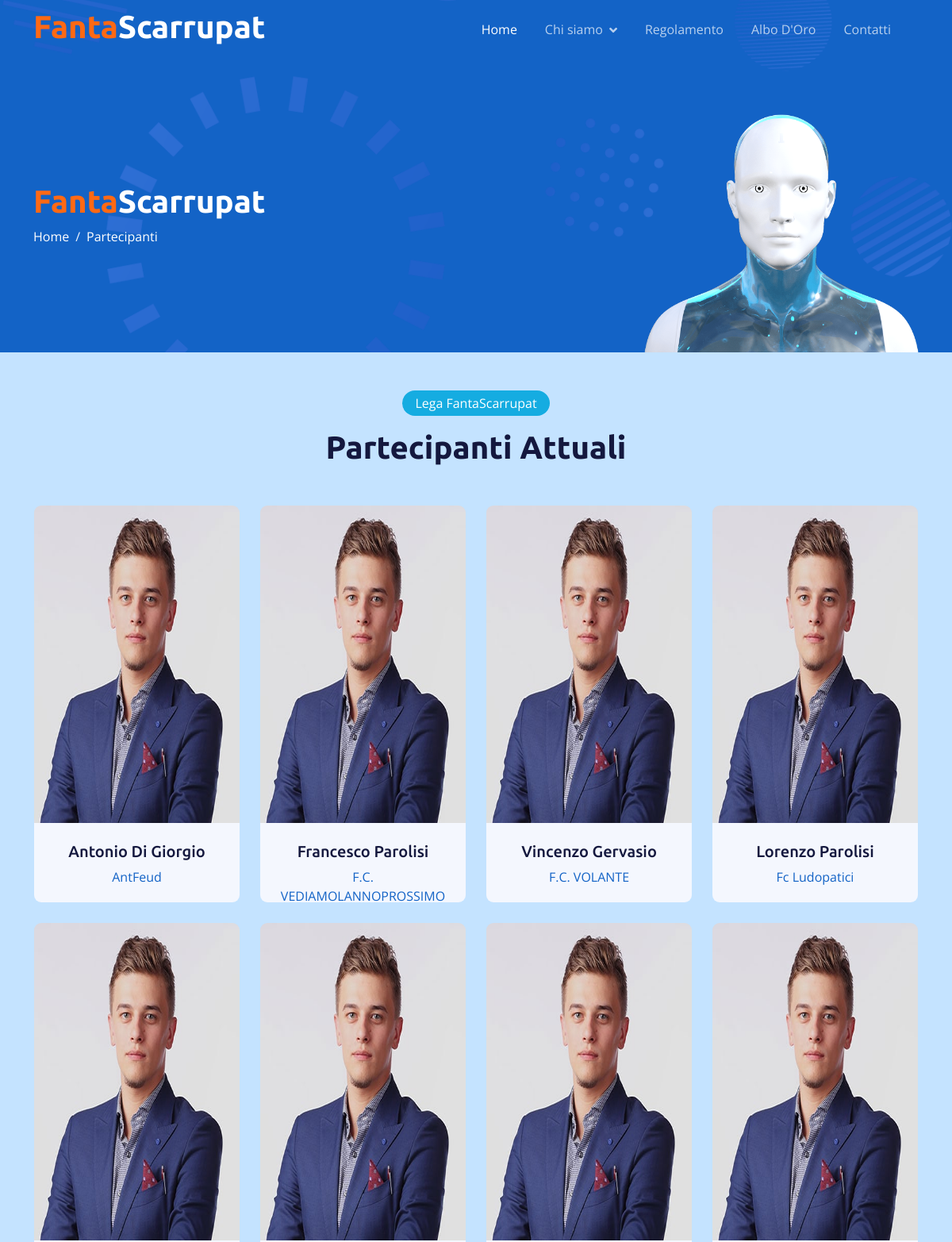
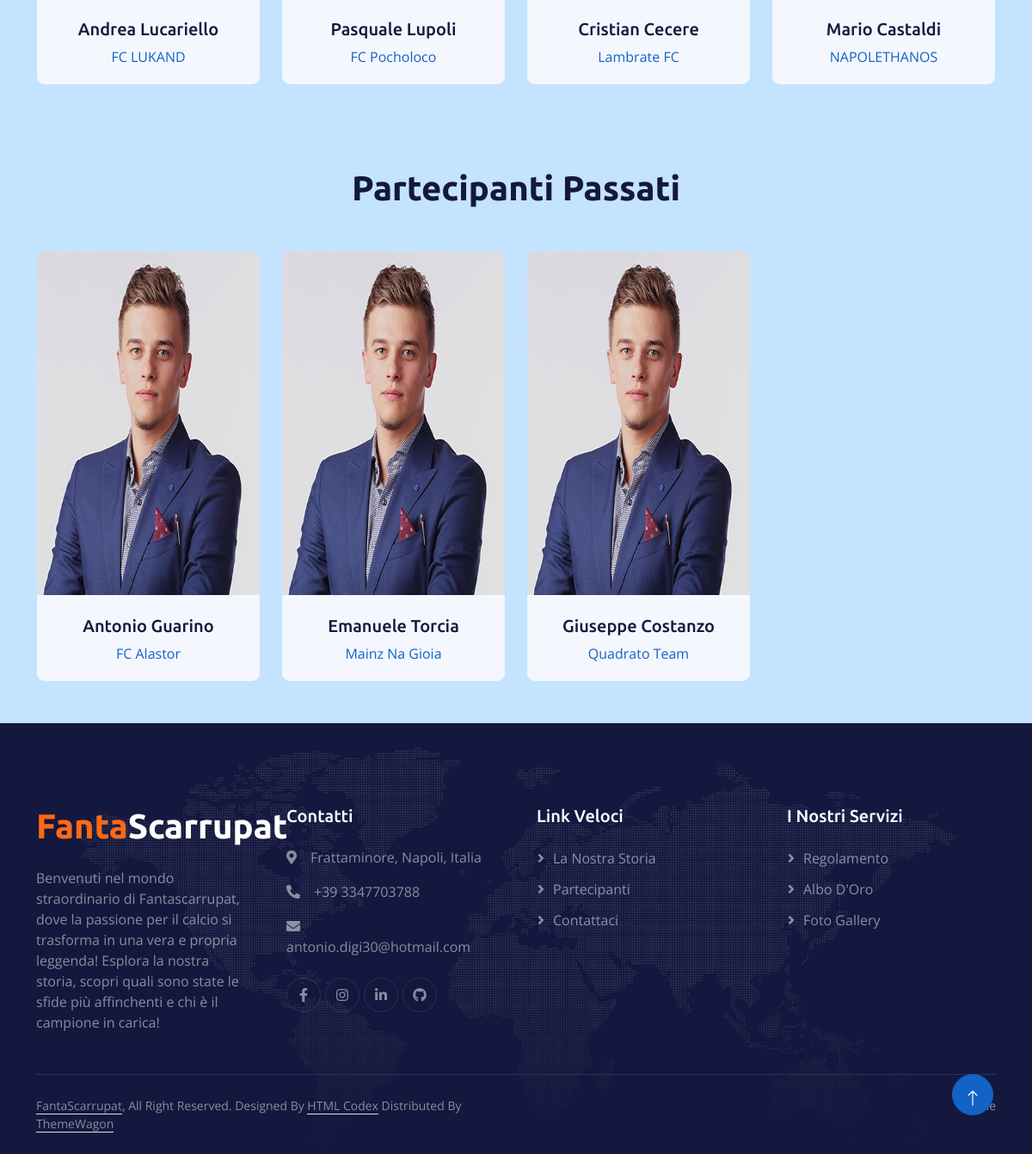
Screenshot of /partecipanti.php with the database file from the repository (2 pictures, top to bottom).
### tables this page shows
CREATE TABLE fantasquadra (
                            nome_fantasquadra VARCHAR(100) PRIMARY KEY NOT NULL,
                            scudetto VARCHAR(100),
                            fantaallenatore VARCHAR(100) NOT NULL,
                            flag_attuale VARCHAR(1) NOT NULL  
);

### partecipanti.php (the view, shortened to what this page needs)
<!DOCTYPE html>
<html lang="en">
<head>
    <link href="https://cdnjs.cloudflare.com/ajax/libs/font-awesome/5.10.0/css/all.min.css" rel="stylesheet">
    <link href="https://cdn.jsdelivr.net/npm/bootstrap-icons@1.4.1/font/bootstrap-icons.css" rel="stylesheet">
    <link href="lib/animate/animate.min.css" rel="stylesheet">
    <link href="lib/owlcarousel/assets/owl.carousel.min.css" rel="stylesheet">
    <link href="css/bootstrap.min.css" rel="stylesheet">
    <link href="css/style.css" rel="stylesheet">
</head>
<body>
    <?php
      include 'php/connectionDB.php';
    ?>
    <div class="container-fluid pt-5 bg-primary hero-header">
        <div class="container pt-5">
            <div class="row g-5 pt-5">
                <div class="col-lg-6 align-self-center text-center text-lg-start mb-lg-5">
                    <h1><span class="text-color1">Fanta</span><span class="text-color2">Scarrupat</span></h1>
                    <nav aria-label="breadcrumb">
                        <ol class="breadcrumb justify-content-center justify-content-lg-start mb-0">
                            <li class="breadcrumb-item"><a class="text-white" href="index.php">Home</a></li>
                            <li class="breadcrumb-item text-white active" aria-current="page">Partecipanti</li>
                        </ol>
                    </nav>
                </div>
                <div class="col-lg-6 align-self-end text-center text-lg-end">
                    <img class="img-fluid" src="img/hero-img.png" alt="" style="max-height: 300px;">
                </div>
            </div>
        </div>
    </div>
    <div class="container-xxl py-5">
      <div class="container">
        <div class="text-center mx-auto mb-5 wow fadeInUp" data-wow-delay="0.1s" style="max-width: 500px;">
          <div class="d-inline-block rounded-pill bg-secondary text-ball py-1 px-3 mb-3">Lega FantaScarrupat</div>
          <h1 class="display-6 mb-5">Partecipanti Attuali</h1>
        </div>
        <div class="row g-4">
          <?php
          $query = "SELECT * FROM fantasquadra WHERE flag_attuale = 1";
          $result = $conn->query($query);
          if ($result->num_rows > 0) {
            while($row = $result->fetch_assoc()) {
              $nome_squadra = $row['nome_fantasquadra'];
              ?>
              <div class="col-lg-3 col-md-6 wow fadeInUp" data-wow-delay="0.3s">
                <div class="team-item position-relative rounded overflow-hidden">
                  <div class="overflow-hidden">
                    <img class="img-fluid-personal" src="img/team-2.jpg" alt="">
                  </div>
                  <div class="team-text bg-light text-center p-4">
                    <h5><?php echo $row['fantaallenatore']; ?></h5>
                    <p class="text-primary"><?php echo $nome_squadra; ?></p>
                  </div>
                </div>
              </div>
              <?php
            }
          }
          ?>
        </div>
      </div>
    </div>
    <div class="container-xxl py-5">
      <div class="container">
        <div class="text-center mx-auto mb-5 wow fadeInUp" data-wow-delay="0.1s" style="max-width: 500px;">
          <h1 class="display-6 mb-5">Partecipanti Passati</h1>
        </div>
        <div class="row g-4">
          <?php
            $query = "SELECT * FROM fantasquadra WHERE flag_attuale = 0";
            $result = $conn->query($query);
              if ($result->num_rows > 0) {
                while($row = $result->fetch_assoc()) {
                  $nome_squadra = $row['nome_fantasquadra'];
          ?>
                  <div class="col-lg-3 col-md-6 wow fadeInUp" data-wow-delay="0.3s">
                    <div class="team-item position-relative rounded overflow-hidden">
                      <div class="overflow-hidden">
                        <img class="img-fluid-personal" src="img/team-2.jpg" alt="">
                      </div>
                      <div class="team-text bg-light text-center p-4">
                        <h5><?php echo $row['fantaallenatore']; ?></h5>
                        <p class="text-primary"><?php echo $nome_squadra; ?></p>
                      </div>
                    </div>
                  </div>
          <?php
                }
              }
          ?>
        </div>
      </div>
    </div>
    <a href="#" class="btn btn-lg btn-primary btn-lg-square back-to-top pt-2"><i class="bi bi-arrow-up"></i></a>
</body>
</html>

### css/style.css (style rules this page uses)
:root { --primary: #1363C6; --secondary: #15ACE1; --light: #F4F7FE; --dark: #14183E; }
.text-color1 { color: #FF6914; }
.text-color2 { color: #FFFFFF; }
.back-to-top { position: fixed; display: none; right: 45px; bottom: 45px; z-index: 99; }
h1, h2, h3, .fw-bold { font-weight: 700 !important; }
h4, h5, h6, .fw-medium { font-weight: 500 !important; }
.btn { font-weight: 500; transition: .5s; }
.btn-lg-square { width: 48px; height: 48px; }
.btn-square, .btn-sm-square, .btn-lg-square { padding: 0; display: flex; align-items: center; justify-content: center; font-weight: normal; border-radius: 50px; }
.team-item img { position: relative; top: 0; transition: .5s; }
.team-item .team-text { position: relative; height: 100px; transition: .5s; }
* { box-sizing: border-box; }
.sticky-top { top: -150px; transition: .5s; }
.navbar { padding: 11px 0 !important; height: 75px; }
.navbar .navbar-nav .nav-link { margin-right: 35px; padding: 0; color: rgba(255, 255, 255, .7); outline: none; }
.navbar .navbar-nav .nav-link:hover, .navbar .navbar-nav .nav-link.active { color: rgba(255, 255, 255, 1); }
.navbar .dropdown-toggle::after { border: none; content: "\f107"; font-family: "Font Awesome 5 Free"; font-weight: 900; vertical-align: middle; margin-left: 8px; }
.hero-header { margin-top: -75px; background: url(../img/bg-hero.png) center center no-repeat; background-size: cover; }
.hero-header .breadcrumb-item+.breadcrumb-item::before { color: var(--light); }
.team-item { transition: .5s; border: 1px solid transparent; }
.footer { background: url(../img/footer.png) center center no-repeat; background-size: contain; }
.footer .btn.btn-social { margin-right: 5px; width: 40px; height: 40px; display: flex; align-items: center; justify-content: center; color: rgba(255,255,255,.5); border: 1px solid rgba(256, 256, 256, .1); border-radius: 40px; transition: .3s; }
.footer .btn.btn-link { display: block; margin-bottom: 10px; padding: 0; text-align: left; color: rgba(255,255,255,.5); font-weight: normal; transition: .3s; }
.footer .btn.btn-link::before { position: relative; content: "\f105"; font-family: "Font Awesome 5 Free"; font-weight: 900; margin-right: 10px; }
.footer .copyright { padding: 25px 0; font-size: 14px; border-top: 1px solid rgba(256, 256, 256, .1); }
.footer .copyright a { color: rgba(255,255,255,.5); }
.footer .footer-menu a { margin-right: 15px; padding-right: 15px; border-right: 1px solid rgba(255, 255, 255, .1); }
.footer .footer-menu a:last-child { margin-right: 0; padding-right: 0; border-right: none; }

### rows the page displays
fantasquadra: fantaallenatore "Antonio Di Giorgio", nome_fantasquadra "AntFeud"
fantasquadra: fantaallenatore "Francesco Parolisi", nome_fantasquadra "F.C. VEDIAMOLANNOPROSSIMO"
fantasquadra: fantaallenatore "Vincenzo Gervasio", nome_fantasquadra "F.C. VOLANTE"
fantasquadra: fantaallenatore "Lorenzo Parolisi", nome_fantasquadra "Fc Ludopatici"
fantasquadra: fantaallenatore "Andrea Lucariello", nome_fantasquadra "FC LUKAND"
fantasquadra: fantaallenatore "Pasquale Lupoli", nome_fantasquadra "FC Pocholoco"
fantasquadra: fantaallenatore "Cristian Cecere", nome_fantasquadra "Lambrate FC"
fantasquadra: fantaallenatore "Mario Castaldi", nome_fantasquadra "NAPOLETHANOS"
fantasquadra: fantaallenatore "Antonio Guarino", nome_fantasquadra "FC Alastor"
fantasquadra: fantaallenatore "Emanuele Torcia", nome_fantasquadra "Mainz Na Gioia"
fantasquadra: fantaallenatore "Giuseppe Costanzo", nome_fantasquadra "Quadrato Team"
